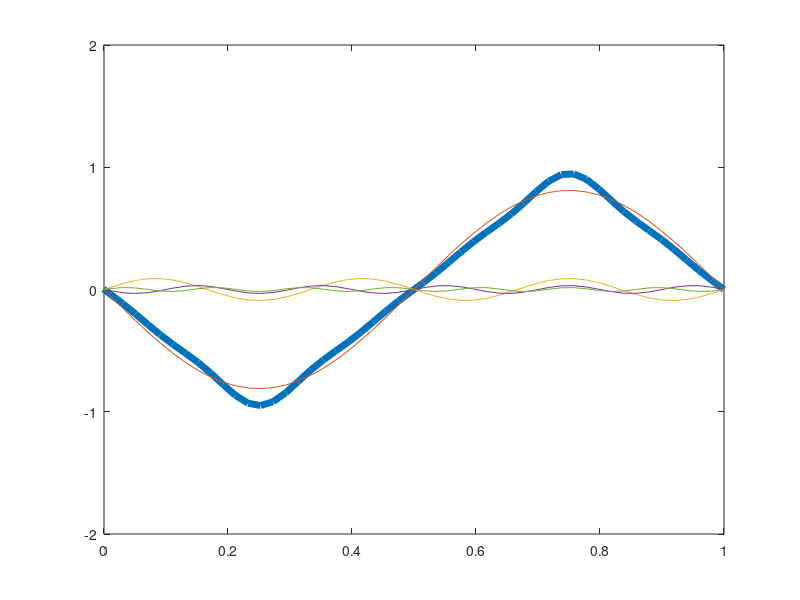

Recreate this plot in MATLAB.
% Oct 2019
% Triangular Standing Wave simulation, tinkered code of Askin Kocabas

L = 1;
z = linspace(-L,L,100);
f = zeros(1,100);

numberOfModes = 4;

for n = 1:2:2*numberOfModes-1
    mode(1,:) = (-0.81055)*sin(2*1*pi*z/(1*L));
    mode(3,:) = (0.090039)*sin(2*3*pi*z/(1*L));
    mode(5,:) = (-0.03237)*sin(2*5*pi*z/(1*L));
    mode(7,:) = (0.016536)*sin(2*7*pi*z/(1*L));
    f(1,:)=f(1,:)+mode(n,:);
end

plot(f(1,1:100));

for t = 0:0.01:2
    fT = zeros(1,100);
for n = 1:2:2*numberOfModes-1
    modeT(n,:) = mode(n,:)*cos((((n*pi/L)))*t);
    fT(1,:) = fT(1,:) + modeT(n,:);
end

plot(z,fT,'lineWidth',5);
hold on;
for n = 1:2:2*numberOfModes-1
    plot(z,modeT(n,:));
end
hold off;
axis([0 L -2 2]);
pause(0.1);
end
